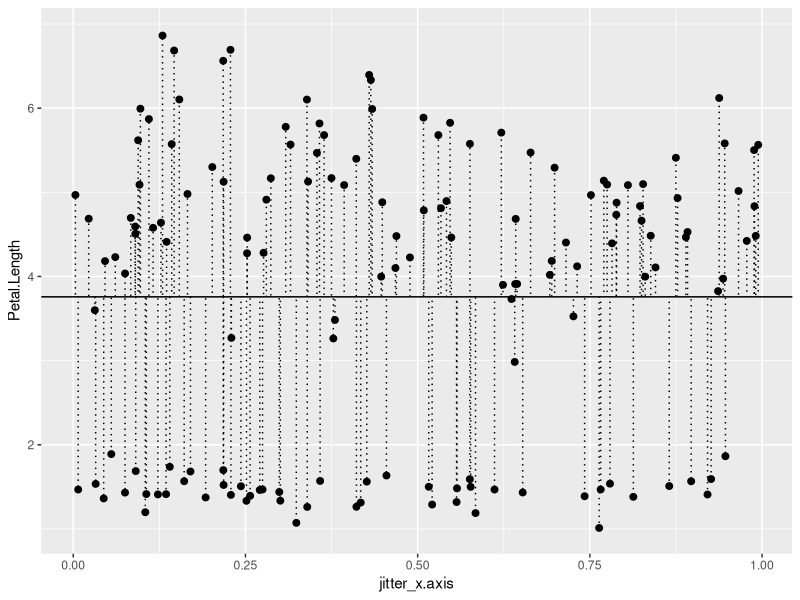
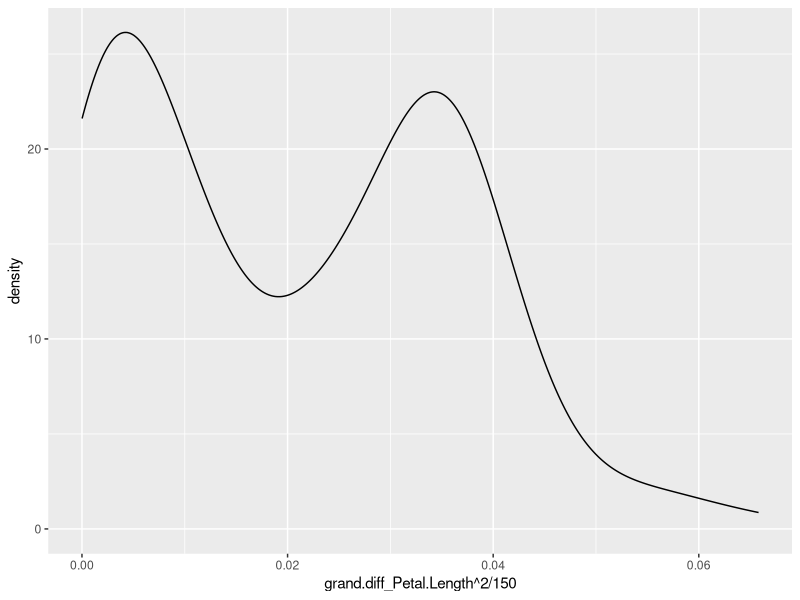
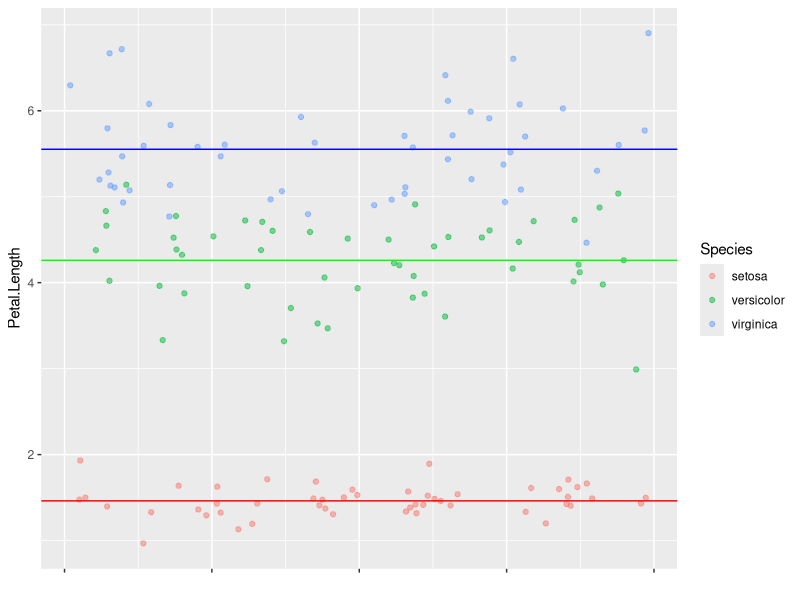

Here is the R script that generated these plots, in order: (Note: this script raises an error after producing the figures.)

## GOALS ----

# WHY WOULD YOU USE THIS?
# We want to test whether groups vary in their response.

# ANOVA will work well if the mean is a good description of the center of each group's response. 
# ANOVA calculates the mean for each group
# 1. Calculate the mean of all the responses. Let's call this the "grand mean"
# 2. Calculate the mean response of each group. Let's call these the "group means"
# 3. Calculate the difference between each group mean and the grand mean. Square these differences and add them all up. We'll call these the "Group Sum of Squares". Note that this is the numerator of the "Group Variance".
# 4. Calculate the difference between each response and its corresponding group mean. Square these differences and add them all up. We'll call these the "Residual Sum of Squares". Note that this is the numerator of the "Residual Variance". 
# 5. Calculate the "Mean Group Sum of Squares". This is actually the same as the "Between Group Variance". Divide the "Group Sum of Squares" by the "Group DF".
# 6. Calculate the "Mean Residual Sum of Squares". This is actually the same as the "Within Group Variance". Divide the "Residual Sum of Squares" by the "Residual DF".
# 
# ANOVA does this by calculating the

# In this example, groups  
# Possible Analyses: Analysis of Variance (ANOVA), Two-Sample t-test

# WHY IS IT CALLED ANOVA?


## LOAD REQUIRED LIBRARIES ----

library(dplyr)
library(ggplot2)
library(cowplot)

## LOAD DATA
data(iris)
grand.mean_Petal.Length <- mean(iris$Petal.Length)

species.means <- iris %>% group_by(Species) %>% summarise(mean_Petal.Length = mean(Petal.Length)) # get mean response for each factor level

setosa.mean_Petal.Length <- mean(filter(iris, Species == "setosa")$Petal.Length)
versicolor.mean_Petal.Length <- mean(filter(iris, Species == "versicolor")$Petal.Length)
virginica.mean_Petal.Length <- mean(filter(iris, Species == "virginica")$Petal.Length)

iris.new <- left_join(iris, species.means) %>% 
  mutate(grand.mean_Petal.Length = grand.mean_Petal.Length,
         grand.diff_Petal.Length = Petal.Length - grand.mean_Petal.Length,
         jitter_x.axis = runif(dim(iris)[1]))

ggplot(iris.new, aes(x = jitter_x.axis, y = Petal.Length)) +
  geom_segment(aes(yend = grand.mean_Petal.Length, xend = jitter_x.axis), linetype = "dotted") +
  geom_jitter(size = 2) + 
  geom_hline(yintercept = grand.mean_Petal.Length)

ggplot(iris.new, aes(x = grand.diff_Petal.Length^2/150)) + geom_density()

ggplot(iris, aes(y = Petal.Length, x = 1, group = Species, color = Species)) + 
  geom_jitter(alpha = 0.5) +
  geom_hline(yintercept = setosa.mean_Petal.Length, color = "red") +
  geom_hline(yintercept = versicolor.mean_Petal.Length, color = "green") +
  geom_hline(yintercept = virginica.mean_Petal.Length, color = "blue") +
  xlab("") + scale_x_continuous(labels = NULL)
  

anova(lm(Petal.Length ~ Species, iris))

## SET PARAMETERS ----

n <- 100 # sample size
y <- rnorm(n) # generate random responses from a normal distribution
groups <- LETTERS[1:2] # number of groups
x <- as.factor(rep_len(groups, n)) # factor variable

stdev <- 0.05
x.jitter <- as.numeric(x) + rnorm(n, sd = stdev)
df <- data.frame(y, x, x.jitter) # create data frame


group.means <- df %>% group_by(x) %>% summarise(y.mean = mean(y)) # get mean response for each factor level
grand.mean <- mean(y)

## come up with a visualization where the colors designate groups all within the same set of points. See if that is helpful.

variance_betweengroups <- ggplot(group.means, aes(x = x, y = y.mean)) + 
  geom_point(color = "red") + 
  geom_hline(yintercept = grand.mean, linetype = "dotted") +
  geom_segment(aes(yend = y.mean, y = grand.mean, xend = x, x = x), color = "red") +
  scale_y_continuous(limits = range(y)) + 
  ylab("y")

variance_withingroups <- ggplot(df, aes(x = x.jitter, y = y)) + 
  geom_point() + 
  geom_linerange(aes(ymin = y.mean, ymax = y)) +
  geom_errorbarh(aes(xmin = as.numeric(x) - stdev*3, 
                     xmax = as.numeric(x) + stdev*3, 
                     y = y.mean),
                 height = 0,
                 color = "red",
                 linetype = "solid") +
  scale_x_continuous(name = "x", breaks = c(1,2), labels = c("A","B"), limits = c(0.5,2.5)) 

plot_grid(variance_betweengroups, variance_withingroups)
  
df.full <- left_join(df, group.means) %>% 
  mutate(grand.mean = grand.mean, 
         resid.mean = y.mean - grand.mean, 
         squares.mean = resid.mean^2, 
         resid = y - y.mean, 
         squares.resid = resid^2)

## ANOVA with R ----

anova(lm(y~x))


## ANOVA manually ----

group.DF <- length(groups) - 1
resid.DF <- n - group.DF - 1

group.Sum_Squares <- sum(df.full$squares.mean)
resid.Sum_Squares <- sum(df.full$squares.resid)

group.Mean_Squares <- group.Sum_Squares/group.DF
resid.Mean_Squares <- resid.Sum_Squares/resid.DF

F_ratio <- group.Mean_Squares/resid.Mean_Squares
P_value <- 1 - pf(q = F_ratio, df1 = group.DF, df2 = resid.DF)
